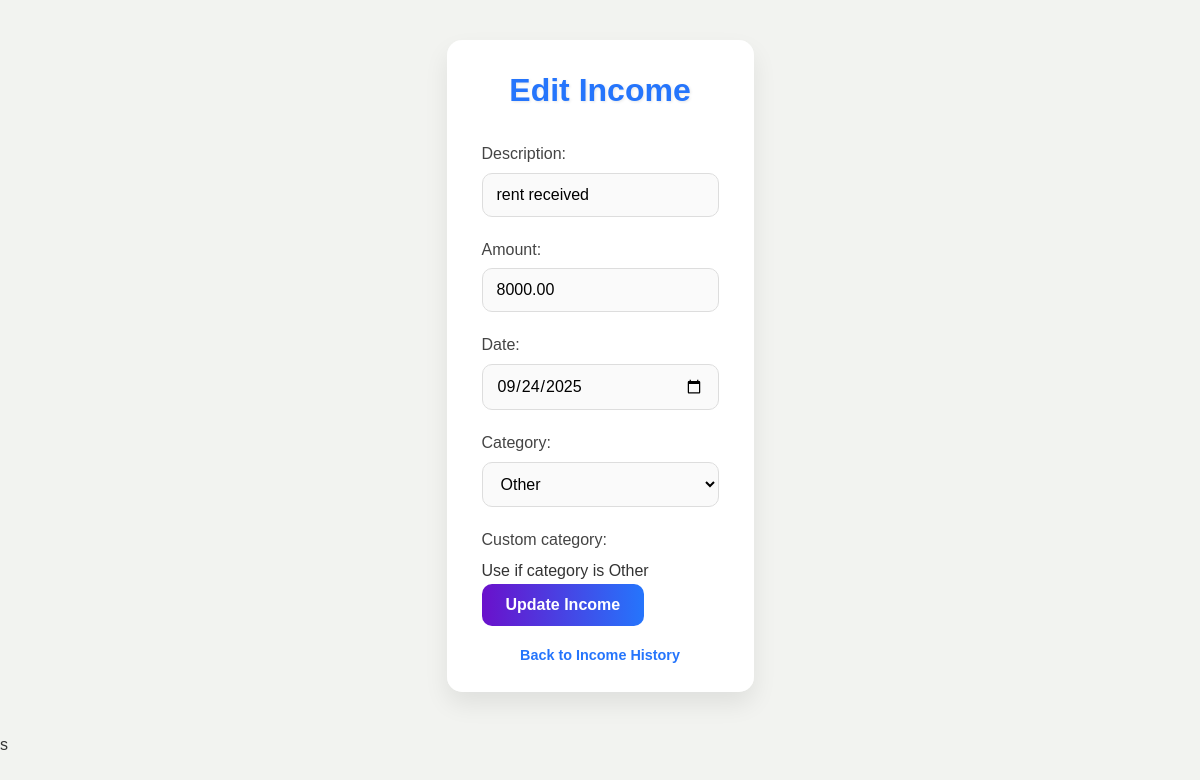
Screenshot of /edit_income/8/ (signed in) with the database file from the repository.
### tracker/models.py (models this page shows, shortened)
class Transaction(models.Model):
    TYPE_CHOICES = [
        ("income", "Income"),
        ("expense", "Expense"),
    ]
    CATEGORY_CHOICES = [
        ("Salary", "Salary"),
        ("Business", "Business"),
        ("Gift", "Gift"),
        ("Food", "Food"),
        ("Travel", "Travel"),
        ("Shopping", "Shopping"),
        ("Bills", "Bills"),
        ("Other", "Other"),
    ]
    user = models.ForeignKey(User, on_delete=models.CASCADE)
    type = models.CharField(max_length=10, choices=TYPE_CHOICES)
    description = models.CharField(max_length=200)
    amount = models.DecimalField(max_digits=10, decimal_places=2)
    date = models.DateField()
    category = models.CharField(max_length=100, choices=CATEGORY_CHOICES)
    custom_category = models.CharField(max_length=100, blank=True, null=True, help_text="Use if category is Other")
    created_at = models.DateTimeField(auto_now_add=True)

### tracker/views.py (the view)
# urls.py: path('edit_income/<int:pk>/', views.edit_income, name='edit_income'),
@login_required
def edit_income(request, pk):
    income = get_object_or_404(Transaction, pk=pk, user=request.user, type='income')
    if request.method == "POST":
        form = TransactionForm(request.POST, instance=income)
        if form.is_valid():
            form.save()
            return redirect('tracker:income_history')  # ✅ fixed
    else:
        form = TransactionForm(instance=income)
    return render(request, 'tracker/edit_income.html', {'form': form})

### tracker/forms.py
class TransactionForm(forms.ModelForm):
    class Meta:
        model = Transaction
        fields = ['description', 'amount', 'date', 'category', 'custom_category']
        widgets = {
            'date': forms.DateInput(attrs={'type': 'date'}),
            'description': forms.TextInput(attrs={'placeholder': 'Enter description'}),
            'amount': forms.NumberInput(attrs={'placeholder': 'Enter amount'}),
            'category': forms.Select(attrs={'id': 'category-select'}),
            'custom_category': forms.TextInput(attrs={'placeholder': 'Enter custom category', 'style': 'display:none;', 'id': 'custom-category-input'}),
        }
    def __init__(self, *args, **kwargs):
        super().__init__(*args, **kwargs)
        if self.instance and self.instance.category != "Other":
            self.fields['custom_category'].widget.attrs['style'] = 'display:none;'

### tracker/templates/tracker/edit_income.html (shortened to what this page needs)
{% load static %}
{% block content %}
<link rel="stylesheet" href="{% static 'tracker/styling.css' %}">
<div class="container">
    <div class="card">
        <h2 class="form-title">Edit Income</h2>
        <form method="POST" class="auth-form">
            {{ form.as_p }}
            <button type="submit" class="btn-primary">Update Income</button>
        </form>
        <p class="link">
            <a href="{% url 'tracker:income_history' %}">Back to Income History</a>
        </p>
    </div>
</div>
{% endblock %}
s

### tracker/static/tracker/styling.css (style rules this page uses)
* { margin: 0; padding: 0; box-sizing: border-box; font-family: "Poppins", sans-serif; }
.container { flex: 1; display: flex; justify-content: center; align-items: center; padding: 40px; max-width: 1200px; margin: auto; }
.card, .card-stats, .total-box { background: rgba(255, 255, 255, 0.95); padding: 25px 35px; border-radius: 15px; box-shadow: 0 12px 25px rgba(0, 0, 0, 0.08); backdrop-filter: blur(6px); transition: transform 0.3s ease, box-shadow 0.3s ease; }
.form-title, h2 { text-align: center; margin-bottom: 25px; font-size: 2rem; color: #2575fc; font-weight: 700; text-shadow: 1px 1px 3px rgba(0,0,0,0.1); }
.auth-form { width: 100%; max-width: 500px; margin: auto; }
.auth-form label { display: block; margin-bottom: 6px; font-weight: 500; color: #444; }
.auth-form input, .auth-form select, .auth-form textarea { width: 100%; padding: 12px 14px; margin-bottom: 20px; border-radius: 10px; border: 1px solid #ddd; font-size: 1rem; background: #fafafa; transition: 0.3s ease; }
.btn, .btn-primary, .btn-secondary { padding: 12px 24px; border-radius: 10px; border: none; cursor: pointer; font-size: 1rem; font-weight: 600; transition: transform 0.2s ease, background 0.3s ease, box-shadow 0.3s ease; text-decoration: none; text-align: center; }
.btn-primary { background: linear-gradient(90deg, #6a11cb, #2575fc); color: #fff; }
.link { text-align: center; margin-top: 18px; font-size: 0.9rem; }
.link a { color: #2575fc; text-decoration: none; font-weight: 600; transition: color 0.3s ease; }

### rows the page displays
Transaction: description "rent received", amount "8000.00", date "09/24/2025", category "Other"
